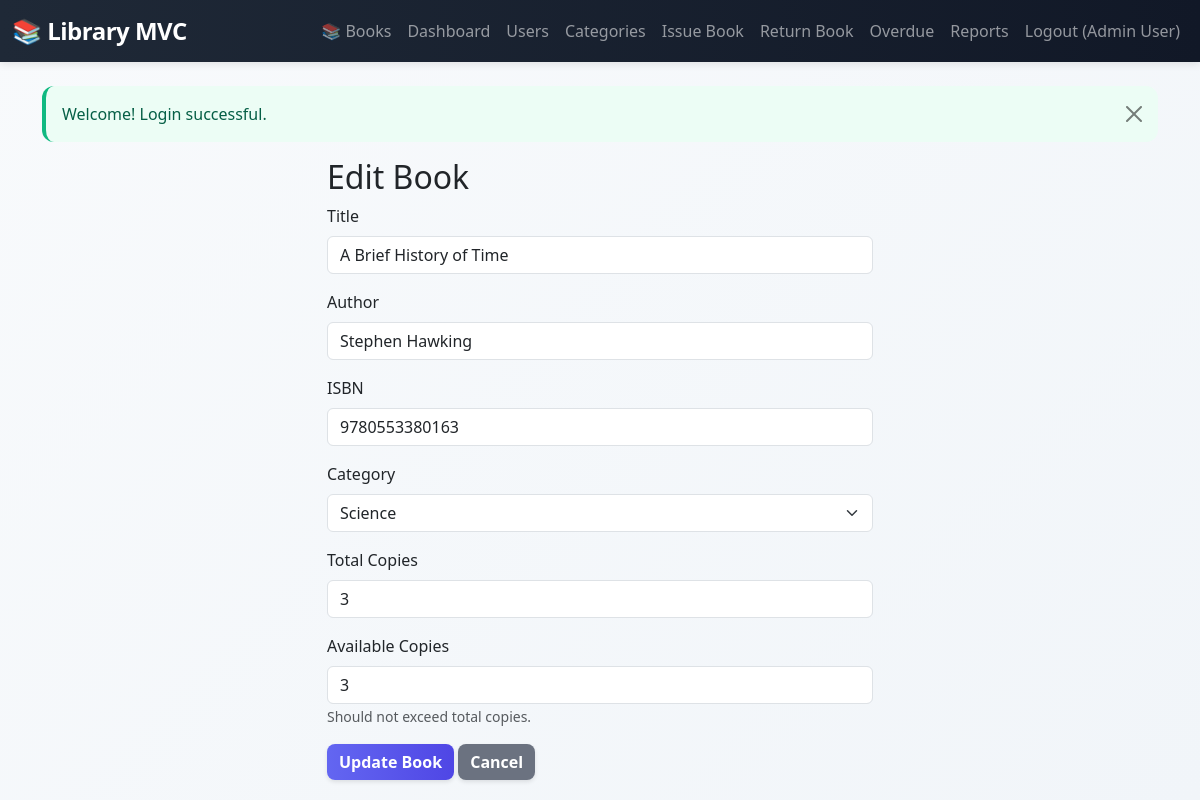
Screenshot of /public/index.php?url=book/edit/2 (signed in) with the database file from the repository.
### tables this page shows
CREATE TABLE books (
    id INT AUTO_INCREMENT PRIMARY KEY,
    title VARCHAR(255) NOT NULL,
    author VARCHAR(100) NOT NULL,
    isbn VARCHAR(20),
    category_id INT,
    total_copies INT NOT NULL DEFAULT 1,
    available_copies INT NOT NULL DEFAULT 1,
    created_at TIMESTAMP DEFAULT CURRENT_TIMESTAMP,
    FOREIGN KEY (category_id) REFERENCES categories(id) ON DELETE SET NULL
);

CREATE TABLE categories (
    id INT AUTO_INCREMENT PRIMARY KEY,
    name VARCHAR(100) NOT NULL,
    created_at TIMESTAMP DEFAULT CURRENT_TIMESTAMP
);

### app/controllers/BaseController.php (called while the page is built, shortened)
<?php
abstract class BaseController {
    protected function view($view, $data = []) {
        extract($data);
        require_once "app/views/layouts/header.php";
        require_once "app/views/$view.php";
        require_once "app/views/layouts/footer.php";
    }
}
?>

### app/controllers/BookController.php (called while the page is built, shortened)
<?php
require_once 'app/controllers/BaseController.php';
require_once 'app/models/Book.php';
require_once 'app/models/Category.php';
class BookController extends BaseController {
    public function edit($id) {
        $bookModel = new Book();
        $book = $bookModel->findById($id);
        $categoryModel = new Category();
        $categories = $categoryModel->getAll();
        $this->view('books/edit', ['book' => $book, 'categories' => $categories]);
    }
}
?>

### app/models/Book.php (called while the page is built, shortened)
<?php
require_once 'app/config/database.php';
class Book {
    private $conn;
    private $table = 'books';
    public function __construct() {
        $database = new Database();
        $this->conn = $database->getConnection();
    }
    public function findById($id) {
        $query = "SELECT b.*, c.name as category_name
                  FROM " . $this->table . " b
                  LEFT JOIN categories c ON b.category_id = c.id
                  WHERE b.id = :id LIMIT 1";
        $stmt = $this->conn->prepare($query);
        $stmt->bindParam(':id', $id);
        $stmt->execute();
        return $stmt->fetch(PDO::FETCH_ASSOC);
    }
}
?>

### app/config/database.php (called while the page is built, shortened)
<?php
class Database {
    private $host = 'localhost';
    private $db_name = 'library_mvc';
    private $username = 'root';
    private $password = '';
    public function getConnection() {
        $this->conn = null;
        try {
            $this->conn = new PDO("mysql:host=" . $this->host . ";dbname=" . $this->db_name, $this->username, $this->password);
            $this->conn->setAttribute(PDO::ATTR_ERRMODE, PDO::ERRMODE_EXCEPTION);
        } catch(PDOException $exception) {
            echo "Connection error: " . $exception->getMessage();
        }
        return $this->conn;
    }
}
?>

### app/models/Category.php (called while the page is built, shortened)
<?php
require_once 'app/config/database.php';
class Category {
    private $conn;
    private $table = 'categories';
    public function __construct() {
        $database = new Database();
        $this->conn = $database->getConnection();
    }
    public function getAll() {
        $query = "SELECT * FROM " . $this->table . " ORDER BY name";
        $stmt = $this->conn->prepare($query);
        $stmt->execute();
        return $stmt->fetchAll(PDO::FETCH_ASSOC);
    }
}
?>

### app/views/books/edit.php (the view, shortened to what this page needs)
<div class="row justify-content-center">
    <div class="col-md-6">
        <h2>Edit Book</h2>
        <form method="POST" action="/library_mvc/public/index.php?url=book/edit/<?= $book['id'] ?>">
            <div class="mb-3">
                <label for="title" class="form-label">Title</label>
                <input type="text" class="form-control" id="title" name="title" value="<?= htmlspecialchars($book['title']) ?>" required>
            </div>
            <div class="mb-3">
                <label for="author" class="form-label">Author</label>
                <input type="text" class="form-control" id="author" name="author" value="<?= htmlspecialchars($book['author']) ?>" required>
            </div>
            <div class="mb-3">
                <label for="isbn" class="form-label">ISBN</label>
                <input type="text" class="form-control" id="isbn" name="isbn" value="<?= htmlspecialchars($book['isbn']) ?>">
            </div>
            <div class="mb-3">
                <label for="category_id" class="form-label">Category</label>
                <select class="form-select" id="category_id" name="category_id">
                    <?php foreach ($categories as $cat): ?>
                        <option value="<?= $cat['id'] ?>" <?= $cat['id'] == $book['category_id'] ? 'selected' : '' ?>><?= htmlspecialchars($cat['name']) ?></option>
                    <?php endforeach; ?>
                </select>
            </div>
            <div class="mb-3">
                <label for="total_copies" class="form-label">Total Copies</label>
                <input type="number" class="form-control" id="total_copies" name="total_copies" min="1" value="<?= $book['total_copies'] ?>" required>
            </div>
            <div class="mb-3">
                <label for="available_copies" class="form-label">Available Copies</label>
                <input type="number" class="form-control" id="available_copies" name="available_copies" min="0" max="<?= $book['total_copies'] ?>" value="<?= $book['available_copies'] ?>" required>
                <small class="form-text text-muted">Should not exceed total copies.</small>
            </div>
            <button type="submit" class="btn btn-primary">Update Book</button>
            <a href="/library_mvc/public/index.php?url=book/index" class="btn btn-secondary">Cancel</a>
        </form>
    </div>
</div>

### public/css/style.css (style rules this page uses)
:root { --primary: #6366f1; --primary-dark: #4f46e5; --secondary: #10b981; --warning: #f59e0b; --info: #06b6d4; --danger: #ef4444; --light-bg: #f8fafc; --border-radius: 12px; }
body { background: linear-gradient(135deg, #f8fafc 0%, #f1f5f9 100%); min-height: 100vh; font-family: 'Segoe UI', Tahoma, Geneva, Verdana, sans-serif; }
.btn { border: none; border-radius: 8px; font-weight: 600; transition: all 0.3s ease; box-shadow: 0 2px 4px rgba(0, 0, 0, 0.1); }
.btn-primary { background: linear-gradient(90deg, var(--primary) 0%, var(--primary-dark) 100%); }
.btn-secondary { background: #6b7280; }

### rows the page displays
books: title "A Brief History of Time", author "Stephen Hawking", isbn "9780553380163", category_id "Science", total_copies "3", available_copies "3"

### other values shown
$_SESSION['user_name'] "Admin User"
$_SESSION['flash']['message'] "Welcome! Login successful."
